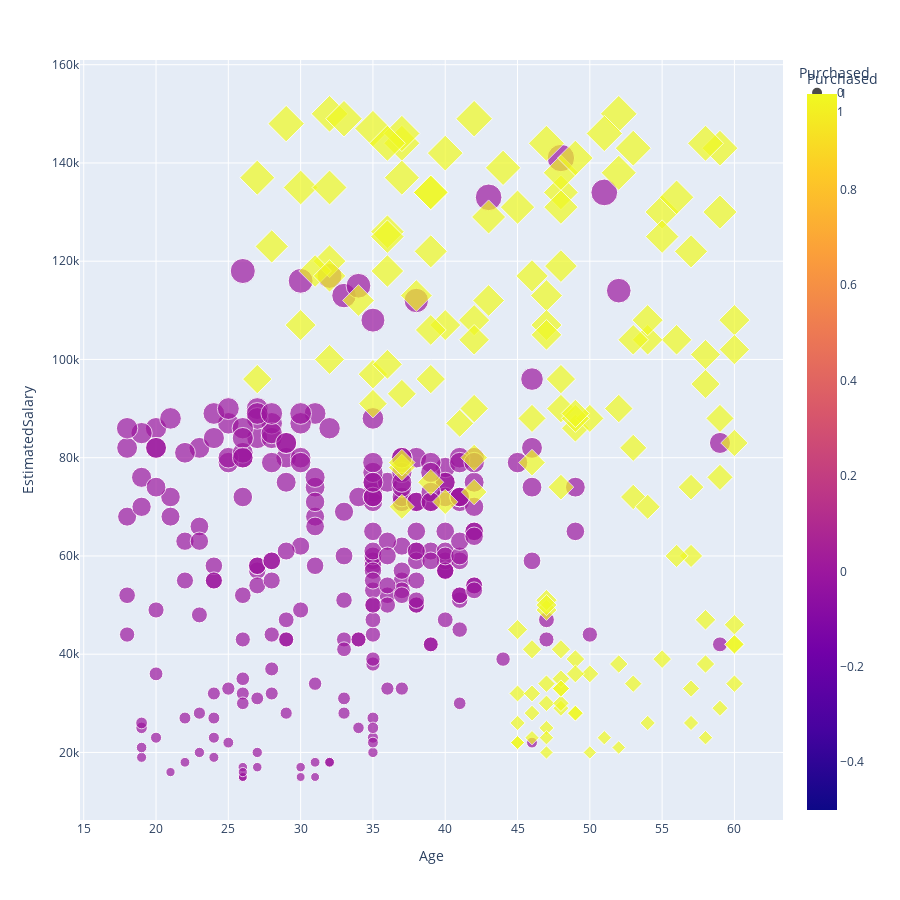

Notebook code for this chart:
### Code cell
px.scatter(df, x='Age', y='EstimatedSalary', 
           color='Purchased',
           symbol='Purchased',
           size='EstimatedSalary',
           height=900,
           width=900)

### Figure 1 — Plotly figure (JSON) as saved in the notebook; plotly's stock layout.template omitted (floating-point values rounded to 4 significant figures; data arrays with more than 128 entries replaced by an {"elided": "..."} marker saying what was removed)
{"data": [{"hovertemplate": "Purchased=%{marker.color}<br>Age=%{x}<br>EstimatedSalary=%{marker.size}<extra></extra>", "legendgroup": "0", "marker": {"color": {"elided": "257 int values"}, "coloraxis": "coloraxis", "size": {"elided": "257 int values"}, "sizemode": "area", "sizeref": 375, "symbol": "circle"}, "mode": "markers", "name": "0", "orientation": "v", "showlegend": true, "type": "scatter", "x": {"elided": "257 int values"}, "xaxis": "x", "y": {"elided": "257 int values"}, "yaxis": "y"}, {"hovertemplate": "Purchased=%{marker.color}<br>Age=%{x}<br>EstimatedSalary=%{marker.size}<extra></extra>", "legendgroup": "1", "marker": {"color": {"elided": "143 int values"}, "coloraxis": "coloraxis", "size": {"elided": "143 int values"}, "sizemode": "area", "sizeref": 375, "symbol": "diamond"}, "mode": "markers", "name": "1", "orientation": "v", "showlegend": true, "type": "scatter", "x": {"elided": "143 int values"}, "xaxis": "x", "y": {"elided": "143 int values"}, "yaxis": "y"}], "layout": {"coloraxis": {"colorbar": {"title": {"text": "Purchased"}}, "colorscale": [[0, "#0d0887"], [0.1111, "#46039f"], [0.2222, "#7201a8"], [0.3333, "#9c179e"], [0.4444, "#bd3786"], [0.5556, "#d8576b"], [0.6667, "#ed7953"], [0.7778, "#fb9f3a"], [0.8889, "#fdca26"], [1, "#f0f921"]]}, "height": 900, "legend": {"itemsizing": "constant", "title": {"text": "Purchased"}, "tracegroupgap": 0}, "margin": {"t": 60}, "width": 900, "xaxis": {"anchor": "y", "domain": [0, 1], "title": {"text": "Age"}}, "yaxis": {"anchor": "x", "domain": [0, 1], "title": {"text": "EstimatedSalary"}}}}
